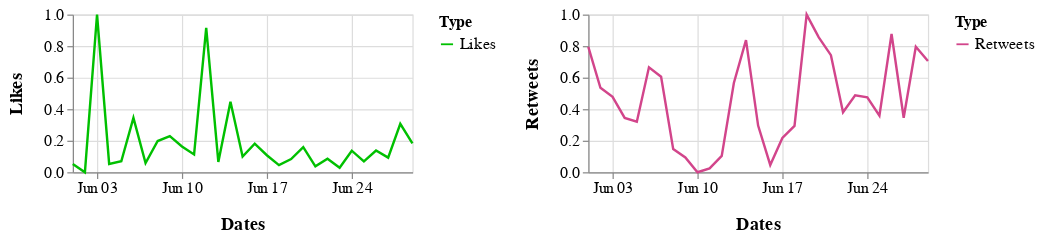

Source (notebook cell):
### Markdown cell above
## June 2020

### Code cell
alt.hconcat(c1_jun, c2_jun).configure_axis(
    labelFontSize=13,
    titleFontSize=15,
    titlePadding=15
).configure_legend(
    labelFontSize=13,
    titleFontSize=13
).resolve_scale(
    color='independent'
)

### Figure 1 — Vega-Lite specification as saved in the notebook (floating-point values rounded to 4 significant figures)
{"config": {"view": {"continuousWidth": 400, "continuousHeight": 300}, "axis": {"labelFontSize": 13, "titleFontSize": 15, "titlePadding": 15}, "legend": {"labelFontSize": 13, "titleFontSize": 13}}, "hconcat": [{"data": {"name": "data-5139b561f84ef75ee238e50372cb3cf6"}, "mark": "line", "encoding": {"color": {"type": "nominal", "field": "Type", "scale": {"range": ["#00C000"]}}, "x": {"type": "temporal", "field": "Dates", "timeUnit": "monthdate", "title": "Dates"}, "y": {"type": "quantitative", "field": "Likes"}}, "height": 130, "width": 280}, {"data": {"name": "data-e476b60f78b496a05d0c7d70249690da"}, "mark": "line", "encoding": {"color": {"type": "nominal", "field": "Type", "scale": {"range": ["#D2458B"]}}, "x": {"type": "temporal", "field": "Dates", "timeUnit": "monthdate", "title": "Dates"}, "y": {"type": "quantitative", "field": "Retweets"}}, "height": 130, "width": 280}], "resolve": {"scale": {"color": "independent"}}, "$schema": "https://vega.github.io/schema/vega-lite/v4.8.1.json", "datasets": {"data-5139b561f84ef75ee238e50372cb3cf6": [{"Dates": "2020-06-01T00:00:00", "Likes": 0.053, "Type": "Likes"}, {"Dates": "2020-06-02T00:00:00", "Likes": 0.0, "Type": "Likes"}, {"Dates": "2020-06-03T00:00:00", "Likes": 1.0, "Type": "Likes"}, {"Dates": "2020-06-04T00:00:00", "Likes": 0.05263, "Type": "Likes"}, {"Dates": "2020-06-05T00:00:00", "Likes": 0.06944, "Type": "Likes"}, {"Dates": "2020-06-06T00:00:00", "Likes": 0.345, "Type": "Likes"}, {"Dates": "2020-06-07T00:00:00", "Likes": 0.05811, "Type": "Likes"}, {"Dates": "2020-06-08T00:00:00", "Likes": 0.1981, "Type": "Likes"}, {"Dates": "2020-06-09T00:00:00", "Likes": 0.2288, "Type": "Likes"}, {"Dates": "2020-06-10T00:00:00", "Likes": 0.1634, "Type": "Likes"}, {"Dates": "2020-06-11T00:00:00", "Likes": 0.1126, "Type": "Likes"}, {"Dates": "2020-06-12T00:00:00", "Likes": 0.9156, "Type": "Likes"}, {"Dates": "2020-06-13T00:00:00", "Likes": 0.06542, "Type": "Likes"}, {"Dates": "2020-06-14T00:00:00", "Likes": 0.447, "Type": "Likes"}, {"Dates": "2020-06-15T00:00:00", "Likes": 0.09978, "Type": "Likes"}, {"Dates": "2020-06-16T00:00:00", "Likes": 0.1813, "Type": "Likes"}, {"Dates": "2020-06-17T00:00:00", "Likes": 0.1078, "Type": "Likes"}, {"Dates": "2020-06-18T00:00:00", "Likes": 0.04532, "Type": "Likes"}, {"Dates": "2020-06-19T00:00:00", "Likes": 0.08406, "Type": "Likes"}, {"Dates": "2020-06-20T00:00:00", "Likes": 0.1597, "Type": "Likes"}, {"Dates": "2020-06-21T00:00:00", "Likes": 0.03765, "Type": "Likes"}, {"Dates": "2020-06-22T00:00:00", "Likes": 0.08589, "Type": "Likes"}, {"Dates": "2020-06-23T00:00:00", "Likes": 0.02814, "Type": "Likes"}, {"Dates": "2020-06-24T00:00:00", "Likes": 0.1367, "Type": "Likes"}, {"Dates": "2020-06-25T00:00:00", "Likes": 0.06908, "Type": "Likes"}, {"Dates": "2020-06-26T00:00:00", "Likes": 0.1378, "Type": "Likes"}, {"Dates": "2020-06-27T00:00:00", "Likes": 0.09284, "Type": "Likes"}, {"Dates": "2020-06-28T00:00:00", "Likes": 0.307, "Type": "Likes"}, {"Dates": "2020-06-29T00:00:00", "Likes": 0.1831, "Type": "Likes"}], "data-e476b60f78b496a05d0c7d70249690da": [{"Dates": "2020-06-01T00:00:00", "Retweets": 0.795, "Type": "Retweets"}, {"Dates": "2020-06-02T00:00:00", "Retweets": 0.5357, "Type": "Retweets"}, {"Dates": "2020-06-03T00:00:00", "Retweets": 0.478, "Type": "Retweets"}, {"Dates": "2020-06-04T00:00:00", "Retweets": 0.3445, "Type": "Retweets"}, {"Dates": "2020-06-05T00:00:00", "Retweets": 0.32, "Type": "Retweets"}, {"Dates": "2020-06-06T00:00:00", "Retweets": 0.6652, "Type": "Retweets"}, {"Dates": "2020-06-07T00:00:00", "Retweets": 0.6058, "Type": "Retweets"}, {"Dates": "2020-06-08T00:00:00", "Retweets": 0.1467, "Type": "Retweets"}, {"Dates": "2020-06-09T00:00:00", "Retweets": 0.09373, "Type": "Retweets"}, {"Dates": "2020-06-10T00:00:00", "Retweets": 0.0, "Type": "Retweets"}, {"Dates": "2020-06-11T00:00:00", "Retweets": 0.02454, "Type": "Retweets"}, {"Dates": "2020-06-12T00:00:00", "Retweets": 0.1033, "Type": "Retweets"}, {"Dates": "2020-06-13T00:00:00", "Retweets": 0.5661, "Type": "Retweets"}, {"Dates": "2020-06-14T00:00:00", "Retweets": 0.8381, "Type": "Retweets"}, {"Dates": "2020-06-15T00:00:00", "Retweets": 0.296, "Type": "Retweets"}, {"Dates": "2020-06-16T00:00:00", "Retweets": 0.04628, "Type": "Retweets"}, {"Dates": "2020-06-17T00:00:00", "Retweets": 0.2177, "Type": "Retweets"}, {"Dates": "2020-06-18T00:00:00", "Retweets": 0.2943, "Type": "Retweets"}, {"Dates": "2020-06-19T00:00:00", "Retweets": 1.0, "Type": "Retweets"}, {"Dates": "2020-06-20T00:00:00", "Retweets": 0.8555, "Type": "Retweets"}, {"Dates": "2020-06-21T00:00:00", "Retweets": 0.7424, "Type": "Retweets"}, {"Dates": "2020-06-22T00:00:00", "Retweets": 0.3807, "Type": "Retweets"}, {"Dates": "2020-06-23T00:00:00", "Retweets": 0.4875, "Type": "Retweets"}, {"Dates": "2020-06-24T00:00:00", "Retweets": 0.4747, "Type": "Retweets"}, {"Dates": "2020-06-25T00:00:00", "Retweets": 0.3582, "Type": "Retweets"}, {"Dates": "2020-06-26T00:00:00", "Retweets": 0.8764, "Type": "Retweets"}, {"Dates": "2020-06-27T00:00:00", "Retweets": 0.3454, "Type": "Retweets"}, {"Dates": "2020-06-28T00:00:00", "Retweets": 0.7957, "Type": "Retweets"}, {"Dates": "2020-06-29T00:00:00", "Retweets": 0.7053, "Type": "Retweets"}]}}
